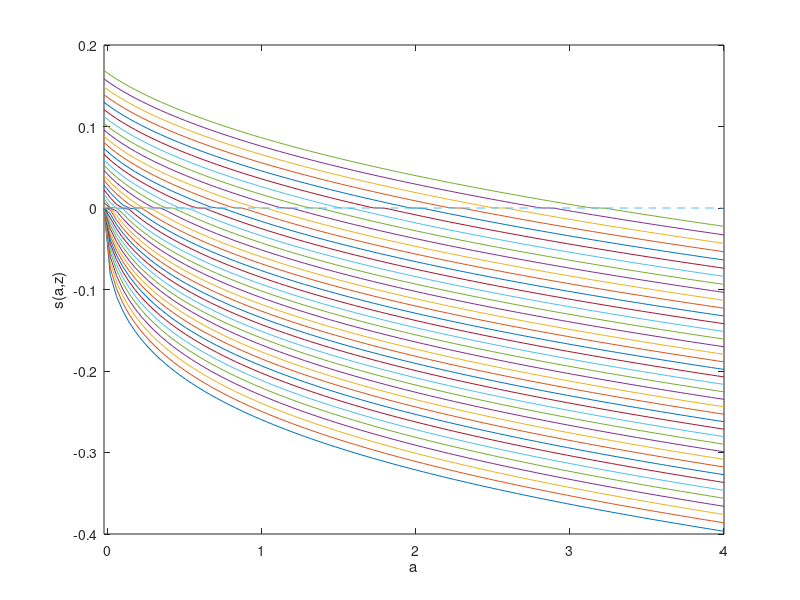

The MATLAB source for this figure:
%Optimized for speed by SeHyoun Ahn

clear all; close all; clc;
tic;
ga = 2; %CRRA utility with parameter gamma
r = 0.03; %interest rate
rho = 0.05; %discount rate

%ORNSTEIN-UHLENBECK PROCESS dlog(z) = -the*log(z)dt + sig2*dW
%STATIONARY DISTRIBUTION IS log(z) ~ N(0,Var) WHERE Var = sig2/(2*the)
Var = 0.07;
zmean = exp(Var/2); %MEAN OF LOG-NORMAL DISTRIBUTION N(0,Var)
Corr = 0.9;
the = -log(Corr);
sig2 = 2*the*Var;


I=100;
amin = -0.02; %borrowing constraint
amax = 4;
a = linspace(amin,amax,I)';
da = (amax-amin)/(I-1);

J=40;
zmin = zmean*0.8;
zmax = zmean*1.2;
z = linspace(zmin,zmax,J);
dz = (zmax-zmin)/(J-1);
dz2 = dz^2;

%plot(z,lognpdf(z,0,Var)) %PLOT STATIONARY DISTRIBUTION AND CHECK THAT CHOICE OF GRID DOESN'T CUT OFF TOO MUCH OF TAILS

aa = a*ones(1,J);
zz = ones(I,1)*z;

mu = (-the*log(z) + sig2/2).*z; %DRIFT (FROM ITO'S LEMMA)
s2 = sig2.*z.^2; %VARIANCE (FROM ITO'S LEMMA)

maxit= 100;
crit = 10^(-6);
Delta = 1000;

Vaf = zeros(I,J);
Vab = zeros(I,J);
Vzf = zeros(I,J);
Vzb = zeros(I,J);
Vzz = zeros(I,J);
c = zeros(I,J);

%CONSTRUCT MATRIX Bswitch SUMMARIZING EVOLUTION OF z
chi =  - min(mu,0)/dz + s2/(2*dz2);
yy =  min(mu,0)/dz - max(mu,0)/dz - s2/dz2;
zeta = max(mu,0)/dz + s2/(2*dz2);

%This will be the upperdiagonal of the B_switch
updiag=zeros(I,1); %This is necessary because of the peculiar way spdiags is defined.
for j=1:J
    updiag=[updiag;repmat(zeta(j),I,1)];
end

%This will be the center diagonal of the B_switch
centdiag=repmat(chi(1)+yy(1),I,1);
for j=2:J-1
    centdiag=[centdiag;repmat(yy(j),I,1)];
end
centdiag=[centdiag;repmat(yy(J)+zeta(J),I,1)];

%This will be the lower diagonal of the B_switch
lowdiag=repmat(chi(2),I,1);
for j=3:J
    lowdiag=[lowdiag;repmat(chi(j),I,1)];
end

%Add up the upper, center, and lower diagonal into a sparse matrix
Bswitch=spdiags(centdiag,0,I*J,I*J)+spdiags(lowdiag,-I,I*J,I*J)+spdiags(updiag,I,I*J,I*J);


%INITIAL GUESS
v0 = (zz + r.*aa).^(1-ga)/(1-ga)/rho;
v = v0;

maxit = 30;

for n=1:maxit
    V = v;
    % forward difference
    Vaf(1:I-1,:) = (V(2:I,:)-V(1:I-1,:))/da;
    Vaf(I,:) = (z + r.*amax).^(-ga); %will never be used, but impose state constraint a<=amax just in case
    % backward difference
    Vab(2:I,:) = (V(2:I,:)-V(1:I-1,:))/da;
    Vab(1,:) = (z + r.*amin).^(-ga); %state constraint boundary condition
    
    I_concave = Vab > Vaf; %indicator whether value function is concave (problems arise if this is not the case)
    
    %consumption and savings with forward difference
    cf = Vaf.^(-1/ga);
    sf = zz + r.*aa - cf;
    %consumption and savings with backward difference
    cb = Vab.^(-1/ga);
    sb = zz + r.*aa - cb;
    %consumption and derivative of value function at steady state
    c0 = zz + r.*aa;
    Va0 = c0.^(-ga);
    
    % dV_upwind makes a choice of forward or backward differences based on
    % the sign of the drift    
    If = sf > 0; %positive drift --> forward difference
    Ib = sb < 0; %negative drift --> backward difference
    I0 = (1-If-Ib); %at steady state
    %make sure backward difference is used at amax
    %Ib(I,:) = 1; If(I,:) = 0;
    %STATE CONSTRAINT at amin: USE BOUNDARY CONDITION UNLESS sf > 0:
    %already taken care of automatically
    
    Va_Upwind = Vaf.*If + Vab.*Ib + Va0.*I0; %important to include third term
    
    c = Va_Upwind.^(-1/ga);
    u = c.^(1-ga)/(1-ga);
    
    %CONSTRUCT MATRIX A
    X = - min(sb,0)/da;
    Y = - max(sf,0)/da + min(sb,0)/da;
    Z = max(sf,0)/da;
    
    updiag=0; %This is needed because of the peculiarity of spdiags.
    for j=1:J
        updiag=[updiag;Z(1:I-1,j);0];
    end
    
    centdiag=reshape(Y,I*J,1);
    
    lowdiag=X(2:I,1);
    for j=2:J
        lowdiag=[lowdiag;0;X(2:I,j)];
    end
    
    AA=spdiags(centdiag,0,I*J,I*J)+spdiags([updiag;0],1,I*J,I*J)+spdiags([lowdiag;0],-1,I*J,I*J);
    
    A = AA + Bswitch;
    
    if max(abs(sum(A,2)))>10^(-9)
       disp('Improper Transition Matrix')
       break
    end
    
    B = (1/Delta + rho)*speye(I*J) - A;
    
    u_stacked = reshape(u,I*J,1);
    V_stacked = reshape(V,I*J,1);
    
    b = u_stacked + V_stacked/Delta;

    V_stacked = B\b; %SOLVE SYSTEM OF EQUATIONS
    
    V = reshape(V_stacked,I,J);
    
    Vchange = V - v;
    v = V;

    dist(n) = max(max(abs(Vchange)));
    if dist(n)<crit
        disp('Value Function Converged, Iteration = ')
        disp(n)
        break
    end
end
toc;

ss = zz + r.*aa - c;
set(gca,'FontSize',14)
plot(a,ss,a,zeros(1,I),'--')
xlabel('a')
ylabel('s(a,z)')
xlim([amin amax])